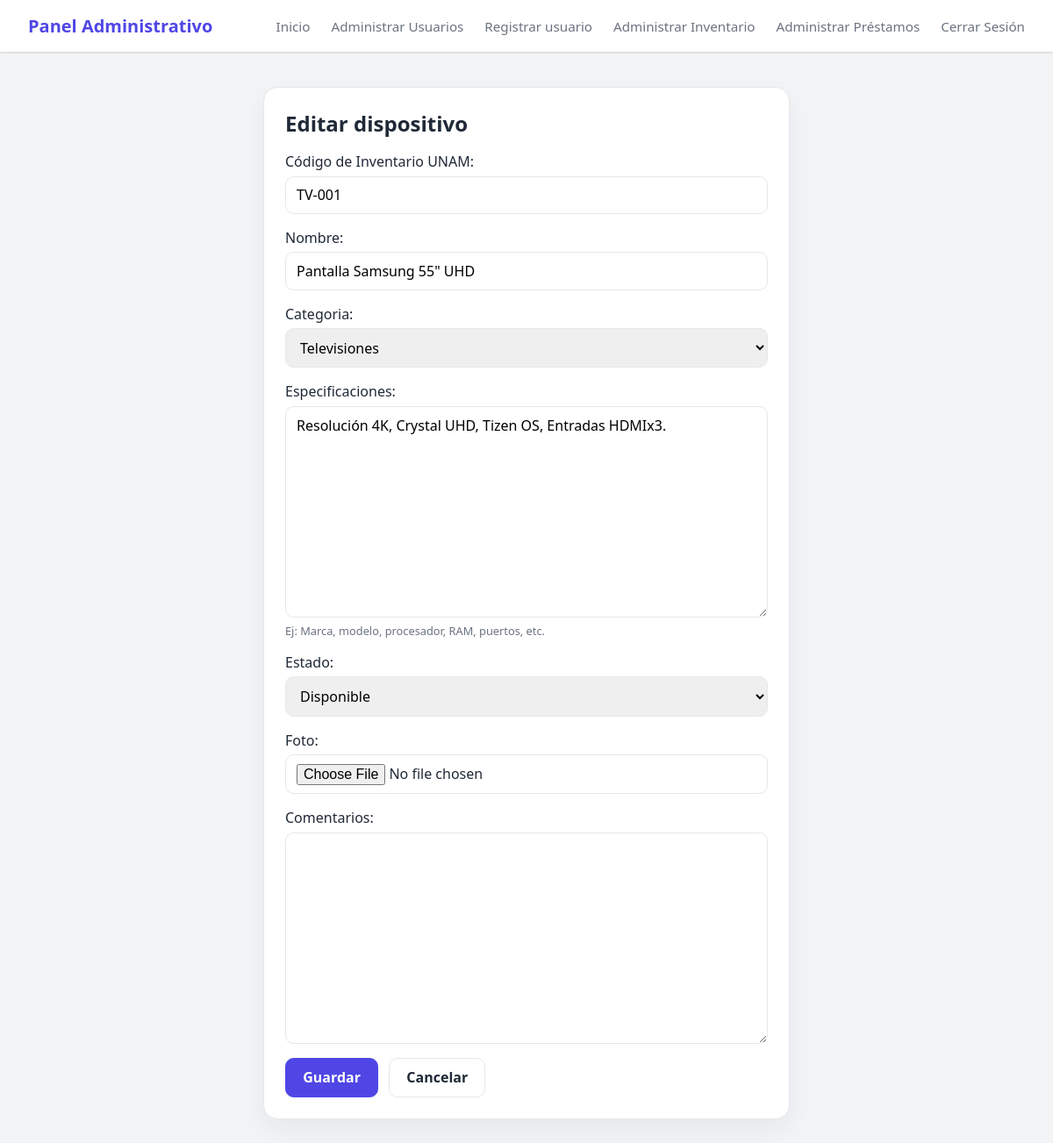
/Inventario/Dispositivos/1/Editar/ (signed in), run on the app's committed database.
### Inventario/models.py (models this page shows, shortened)
class Dispositivo(models.Model):
    ESTADOS = [
        ('disponible', 'Disponible'),
        ('prestado', 'En Préstamo'),
        ('mantenimiento', 'En Mantenimiento'),
        ('extraviado', 'Extraviado / Baja'),
    ]
    codigo_inventario = models.CharField(max_length=50, unique=True, verbose_name="Código de Inventario UNAM")
    nombre = models.CharField(max_length=200)
    categoria = models.ForeignKey(Categoria, on_delete=models.SET_NULL, null=True, related_name='dispositivos')
    especificaciones = models.TextField(help_text="Ej: Marca, modelo, procesador, RAM, puertos, etc.")
    estado = models.CharField(max_length=20, choices=ESTADOS, default='disponible')
    foto = models.ImageField(upload_to='dispositivos_fotos/', blank=True, null=True)
    comentarios = models.TextField(blank=True, null=True)

class Categoria(models.Model):
    nombre = models.CharField(max_length=100, unique=True)
    descripcion = models.TextField(blank=True, null=True)
    def __str__(self):
        return self.nombre

### Inventario/views.py (the view)
# urls.py: path('Dispositivos/<int:pk>/Editar/', views.DispositivoUpdateView.as_view(), name='dispositivo_editar'),
class DispositivoUpdateView(StaffRequiredMixin, UpdateView):
    model = Dispositivo
    fields = ['codigo_inventario', 'nombre', 'categoria', 'especificaciones',
              'estado', 'foto', 'comentarios']
    template_name = 'Inventario/form.html'
    success_url = reverse_lazy('inventario')
    def get_context_data(self, **kwargs):
        context = super().get_context_data(**kwargs)
        context['titulo'] = 'Editar dispositivo'
        return context

### Inventario/views.py (called while the page is built)
    def test_func(self):
        return self.request.user.is_authenticated and self.request.user.is_staff

### Inventario/Templates/Inventario/form.html (shortened to what this page needs)
{% extends 'Usuarios/base.html' %}
{% block content %}
    <form class="inv-form" method="post" enctype="multipart/form-data">
        <h1>{{ titulo }}</h1>
        {{ form.as_p }}
        <div class="inv-actions">
            <button type="submit" class="inv-btn primary">Guardar</button>
            <a class="inv-btn" href="{% url 'inventario' %}">Cancelar</a>
        </div>
    </form>
{% endblock %}

### data on the page
Dispositivo: codigo_inventario "TV-001", nombre "Pantalla Samsung 55\" UHD", categoria "Televisiones", especificaciones "Resolución 4K, Crystal UHD, Tizen OS, Entradas HDMIx3.", estado "Disponible"

### other printed values
{{ titulo }} "Editar dispositivo"
